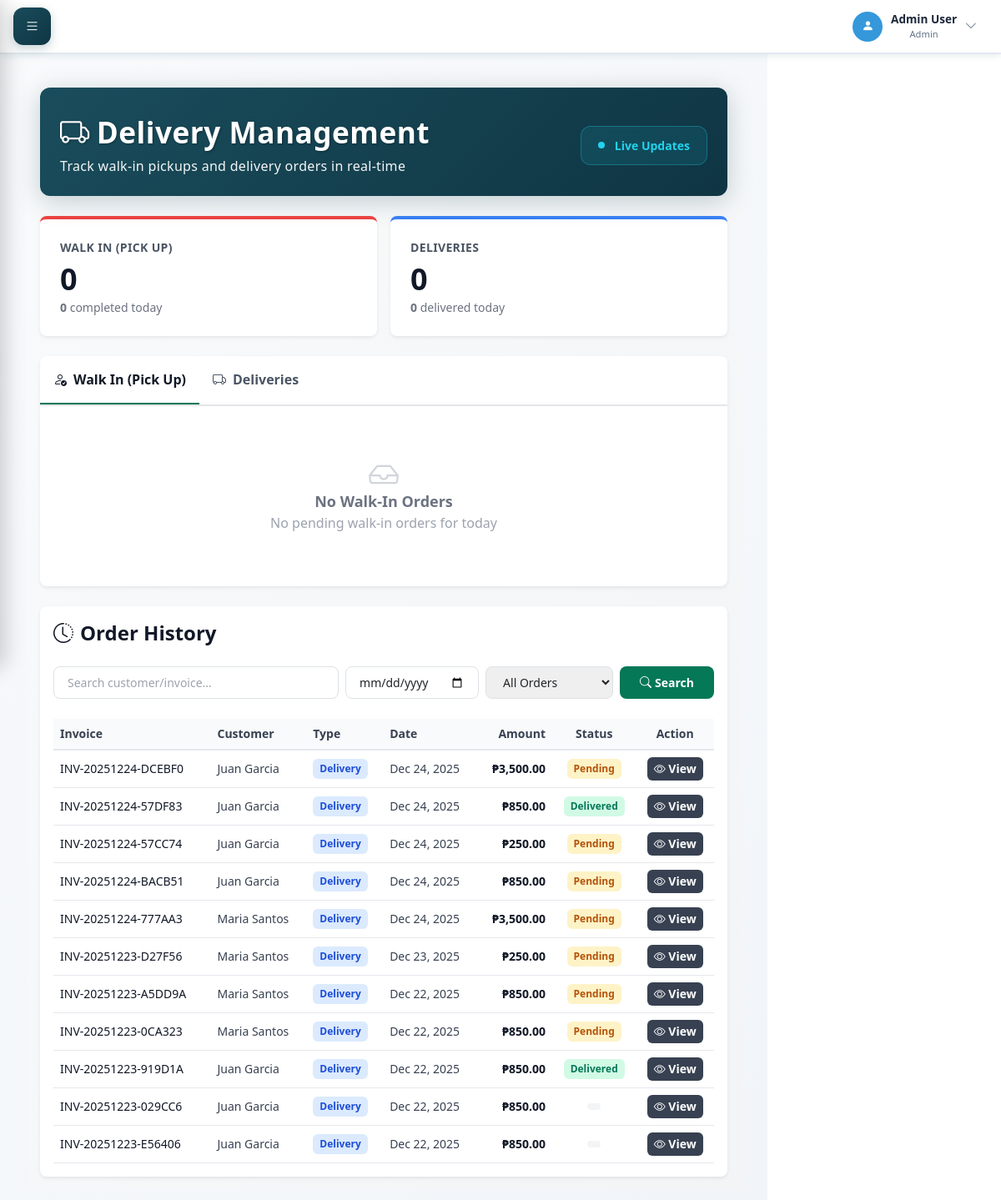
Screenshot of /staff/delivery.php (signed in) with the database file from the repository.
### tables this page shows
CREATE TABLE `deliveries` (
  `delivery_id` int(11) NOT NULL,
  `sale_id` int(11) NOT NULL,
  `customer_id` int(11) NOT NULL,
  `rider_id` int(11) DEFAULT NULL,
  `delivery_address` text NOT NULL,
  `delivery_status` enum('pending','in_transit','delivered','cancelled') DEFAULT 'pending',
  `delivery_date` date DEFAULT NULL,
  `notes` text DEFAULT NULL,
  `created_at` timestamp NOT NULL DEFAULT current_timestamp(),
  `updated_at` timestamp NOT NULL DEFAULT current_timestamp() ON UPDATE current_timestamp()
);

CREATE TABLE `sales` (
  `sale_id` int(11) NOT NULL,
  `invoice_number` varchar(50) NOT NULL,
  `customer_id` int(11) DEFAULT NULL,
  `user_id` int(11) NOT NULL,
  `total_amount` decimal(10,2) NOT NULL,
  `total_capital` decimal(10,2) NOT NULL,
  `total_profit` decimal(10,2) NOT NULL,
  `payment_method` enum('cash','gcash','bank') NOT NULL,
  `status` enum('completed','pending','void') DEFAULT 'completed',
  `void_reason` text DEFAULT NULL,
  `voided_by` int(11) DEFAULT NULL,
  `voided_at` timestamp NULL DEFAULT NULL,
  `created_at` timestamp NOT NULL DEFAULT current_timestamp()
);

CREATE TABLE `customers` (
  `customer_id` int(11) NOT NULL,
  `customer_name` varchar(100) NOT NULL,
  `contact` varchar(20) DEFAULT NULL,
  `address` text DEFAULT NULL,
  `customer_type` enum('regular','commercial') DEFAULT 'regular',
  `status` enum('active','inactive') DEFAULT 'active',
  `created_at` timestamp NOT NULL DEFAULT current_timestamp(),
  `updated_at` timestamp NOT NULL DEFAULT current_timestamp() ON UPDATE current_timestamp()
);

### staff/delivery.php (the view, shortened to what this page needs)
<?php
require_once '../config/database.php';
$walkin_sql = "SELECT d.*,
               s.invoice_number, s.total_amount,
               c.customer_name, c.address, c.contact as customer_phone,
               r.rider_name, r.contact as rider_phone
               FROM deliveries d
               JOIN sales s ON d.sale_id = s.sale_id
               LEFT JOIN customers c ON s.customer_id = c.customer_id
               LEFT JOIN riders r ON d.rider_id = r.rider_id
               WHERE s.customer_id IS NULL
               AND DATE(d.created_at) = CURDATE()
               ORDER BY d.delivery_status ASC, d.created_at DESC";
$walkin_result = mysqli_query($conn, $walkin_sql);
$stats_sql = "SELECT
              SUM(CASE WHEN s.customer_id IS NULL THEN 1 ELSE 0 END) as walkin_total,
              SUM(CASE WHEN s.customer_id IS NULL AND d.delivery_status = 'completed' THEN 1 ELSE 0 END) as walkin_completed,
              SUM(CASE WHEN s.customer_id IS NOT NULL THEN 1 ELSE 0 END) as delivery_total,
              SUM(CASE WHEN s.customer_id IS NOT NULL AND d.delivery_status = 'delivered' THEN 1 ELSE 0 END) as delivery_delivered
              FROM deliveries d
              JOIN sales s ON d.sale_id = s.sale_id
              WHERE DATE(d.created_at) = CURDATE()";
$stats_result = mysqli_query($conn, $stats_sql);
$stats = mysqli_fetch_assoc($stats_result);
$search_query = isset($_GET['search']) ? mysqli_real_escape_string($conn, $_GET['search']) : '';
$search_date = isset($_GET['search_date']) ? mysqli_real_escape_string($conn, $_GET['search_date']) : '';
$history_sql = "SELECT d.*,
                s.invoice_number, s.total_amount, s.payment_method, s.created_at as sale_date,
                c.customer_name, c.address, c.contact as customer_phone,
                r.rider_name, r.contact as rider_phone,
                u.full_name as cashier,
                GROUP_CONCAT(CONCAT(p.product_name, ' (', si.quantity, ')') SEPARATOR ', ') as items_list
                FROM deliveries d
                JOIN sales s ON d.sale_id = s.sale_id
                LEFT JOIN customers c ON s.customer_id = c.customer_id
                LEFT JOIN riders r ON d.rider_id = r.rider_id
                LEFT JOIN users u ON s.user_id = u.user_id
                LEFT JOIN sale_items si ON s.sale_id = si.sale_id
                LEFT JOIN products p ON si.product_id = p.product_id
                WHERE 1=1";
$history_sql .= " GROUP BY d.delivery_id ORDER BY d.created_at DESC LIMIT 100";
$history_result = mysqli_query($conn, $history_sql);
include '../includes/header.php';
?>
<link href="https://cdn.jsdelivr.net/npm/tailwindcss@2.2.19/dist/tailwind.min.css" rel="stylesheet">
<link href="https://cdn.jsdelivr.net/npm/sweetalert2@11.10.0/dist/sweetalert2.min.css" rel="stylesheet">
<div class="main-content">
    <div class="min-h-screen bg-gradient-to-br from-gray-50 to-gray-100 p-3 sm:p-4 md:p-6">
        <div class="max-w-7xl mx-auto">
        <div class="dashboard-header">
            <div class="header-content">
                <h1 class="animate-slide-in">
                    <i class="bi bi-truck me-2"></i>Delivery Management
                </h1>
                <p class="mb-0 animate-fade-in">
                    Track walk-in pickups and delivery orders in real-time
                </p>
            </div>
            <div class="header-actions">
                <div class="real-time-indicator animate-fade-in">
                    <div class="pulse-dot"></div>
                    <span>Live Updates</span>
                </div>
            </div>
        </div>
        <div class="grid grid-cols-1 sm:grid-cols-2 gap-3 md:gap-4 mb-6">
            <div class="bg-white rounded-lg shadow-sm p-4 md:p-6 border-t-4 border-red-500">
                <h3 class="text-xs md:text-sm font-semibold text-gray-600 uppercase tracking-wide">Walk In (Pick Up)</h3>
                <p class="text-3xl md:text-4xl font-bold text-gray-900 mt-2"><?php echo ($stats['walkin_total'] ?? 0); ?></p>
                <p class="text-xs md:text-sm text-gray-500 mt-1">
                    <strong><?php echo ($stats['walkin_completed'] ?? 0); ?></strong> completed today
                </p>
            </div>
            <div class="bg-white rounded-lg shadow-sm p-4 md:p-6 border-t-4 border-blue-500">
                <h3 class="text-xs md:text-sm font-semibold text-gray-600 uppercase tracking-wide">Deliveries</h3>
                <p class="text-3xl md:text-4xl font-bold text-gray-900 mt-2"><?php echo ($stats['delivery_total'] ?? 0); ?></p>
                <p class="text-xs md:text-sm text-gray-500 mt-1">
                    <strong><?php echo ($stats['delivery_delivered'] ?? 0); ?></strong> delivered today
                </p>
            </div>
        </div>
        <div class="bg-white rounded-t-lg shadow-sm border-b overflow-x-auto">
            <div class="flex border-b min-w-max md:min-w-0">
                <button class="section-tab-btn active px-3 md:px-6 py-3 md:py-4 font-semibold text-sm md:text-base text-gray-900 border-b-2 border-green-700 whitespace-nowrap" data-tab="walkin">
                    <i class="bi bi-person-check mr-2"></i>Walk In (Pick Up)
                </button>
                <button class="section-tab-btn px-3 md:px-6 py-3 md:py-4 font-semibold text-sm md:text-base text-gray-600 border-b-2 border-transparent hover:text-gray-900 whitespace-nowrap" data-tab="delivery">
                    <i class="bi bi-truck mr-2"></i>Deliveries
                </button>
            </div>
        </div>
        <div id="walkin-tab" class="tab-content bg-white shadow-sm rounded-b-lg p-3 md:p-6 mb-6">
            <div class="grid grid-cols-1 sm:grid-cols-2 lg:grid-cols-3 gap-3 md:gap-4">
                <?php
                if (mysqli_num_rows($walkin_result) > 0) {
                    while ($item = mysqli_fetch_assoc($walkin_result)):
                ?>
                    <div class="bg-white border border-gray-200 rounded-lg overflow-hidden hover:shadow-md transition">
                        <div class="bg-gradient-to-r from-gray-50 to-gray-100 p-3 md:p-4 border-b">
                            <h4 class="font-semibold text-gray-900 text-sm md:text-base"><?php echo htmlspecialchars($item['invoice_number']); ?></h4>
                            <p class="text-xs md:text-sm text-gray-600">
                                <i class="bi bi-clock mr-1"></i><?php echo date('M d, Y h:i A', strtotime($item['created_at'])); ?>
                            </p>
                        </div>
                        <div class="p-3 md:p-4 space-y-3">
                            <div>
                                <span class="inline-block px-2 md:px-3 py-1 text-xs font-semibold text-white bg-green-600 rounded-full">
                                    <?php echo ucwords(str_replace('_', ' ', $item['delivery_status'])); ?>
                                </span>
                            </div>
                            <div>
                                <p class="text-xs font-semibold text-gray-600 uppercase">Customer</p>
                                <p class="text-sm md:text-base text-gray-900 font-medium">Walk-In</p>
                            </div>
                            <div>
                                <p class="text-xs font-semibold text-gray-600 uppercase">Amount</p>
                                <p class="text-lg md:text-xl font-bold text-green-600">₱<?php echo number_format($item['total_amount'], 2); ?></p>
                            </div>
                            <button onclick="viewOrderDetails(<?php echo $item['sale_id']; ?>)" class="w-full mt-2 px-3 py-2 bg-green-700 text-white text-sm font-semibold rounded hover:bg-green-800 transition">
                                <i class="bi bi-eye mr-1"></i>View Details
                            </button>
                        </div>
                    </div>
                <?php
                    endwhile;
                } else {
                ?>
                    <div class="col-span-full text-center py-8 md:py-12">
                        <i class="bi bi-inbox text-3xl md:text-4xl text-gray-300 mb-2"></i>
                        <h4 class="text-base md:text-lg font-semibold text-gray-500">No Walk-In Orders</h4>
                        <p class="text-sm md:text-base text-gray-400">No pending walk-in orders for today</p>
                    </div>
                <?php } ?>
            </div>
        </div>
        <div class="bg-white rounded-lg shadow-sm p-3 md:p-6">
            <h2 class="text-xl md:text-2xl font-bold text-gray-900 mb-4 flex items-center gap-2">
                <i class="bi bi-clock-history"></i>Order History
            </h2>
            <div class="grid grid-cols-1 md:grid-cols-3 gap-2 md:gap-4 mb-4 md:mb-6">
                <form method="GET" class="flex flex-col md:flex-row gap-2 col-span-1 md:col-span-3">
                    <input type="text" name="search" placeholder="Search customer/invoice..." value="<?php echo htmlspecialchars($search_query); ?>" class="flex-1 px-3 md:px-4 py-2 text-sm border border-gray-300 rounded-lg focus:outline-none focus:ring-2 focus:ring-green-700">
                    <input type="date" name="search_date" value="<?php echo htmlspecialchars($search_date); ?>" class="px-3 md:px-4 py-2 text-sm border border-gray-300 rounded-lg focus:outline-none focus:ring-2 focus:ring-green-700">
                    <select name="filter" class="px-3 md:px-4 py-2 text-sm border border-gray-300 rounded-lg focus:outline-none focus:ring-2 focus:ring-green-700">
                        <option value="all">All Orders</option>
                    </select>
                    <button type="submit" class="px-4 md:px-6 py-2 bg-green-700 text-white font-semibold text-sm rounded-lg hover:bg-green-800 transition whitespace-nowrap">
                        <i class="bi bi-search mr-1"></i>Search
                    </button>
                </form>
            </div>
            <div class="overflow-x-auto">
                <table class="w-full text-xs md:text-sm">
                    <thead>
                        <tr class="border-b-2 border-gray-200 bg-gray-50">
                            <th class="px-2 md:px-4 py-2 md:py-3 text-left font-semibold text-gray-700">Invoice</th>
                            <th class="px-2 md:px-4 py-2 md:py-3 text-left font-semibold text-gray-700">Customer</th>
                            <th class="px-2 md:px-4 py-2 md:py-3 text-left font-semibold text-gray-700 hidden sm:table-cell">Type</th>
                            <th class="px-2 md:px-4 py-2 md:py-3 text-left font-semibold text-gray-700 hidden md:table-cell">Date</th>
                            <th class="px-2 md:px-4 py-2 md:py-3 text-right font-semibold text-gray-700">Amount</th>
                            <th class="px-2 md:px-4 py-2 md:py-3 text-center font-semibold text-gray-700 hidden sm:table-cell">Status</th>
                            <th class="px-2 md:px-4 py-2 md:py-3 text-center font-semibold text-gray-700">Action</th>
                        </tr>
                    </thead>
                    <tbody>
                        <?php
                        if (mysqli_num_rows($history_result) > 0) {
                            while ($row = mysqli_fetch_assoc($history_result)):
                        ?>
                            <tr class="border-b border-gray-200 hover:bg-gray-50">
                                <td class="px-2 md:px-4 py-2 md:py-3 font-medium text-gray-900 text-xs md:text-sm"><?php echo htmlspecialchars($row['invoice_number']); ?></td>
                                <td class="px-2 md:px-4 py-2 md:py-3 text-gray-700 text-xs md:text-sm">
                                    <?php echo htmlspecialchars($row['customer_name'] ?? 'Walk-In'); ?>
                                </td>
                                <td class="px-2 md:px-4 py-2 md:py-3 hidden sm:table-cell">
                                    <?php if ($row['customer_name'] == NULL): ?>
                                        <span class="inline-block px-2 py-1 text-xs font-semibold text-red-700 bg-red-100 rounded">Walk In</span>
                                    <?php else: ?>
                                        <span class="inline-block px-2 py-1 text-xs font-semibold text-blue-700 bg-blue-100 rounded">Delivery</span>
                                    <?php endif; ?>
                                </td>
                                <td class="px-2 md:px-4 py-2 md:py-3 text-gray-700 text-xs md:text-sm hidden md:table-cell">
                                    <?php echo date('M d, Y', strtotime($row['sale_date'])); ?>
                                </td>
                                <td class="px-2 md:px-4 py-2 md:py-3 text-right font-bold text-gray-900 text-xs md:text-sm">
                                    ₱<?php echo number_format($row['total_amount'], 2); ?>
                                </td>
                                <td class="px-2 md:px-4 py-2 md:py-3 text-center hidden sm:table-cell">
                                    <?php
                                    $status_color = [
                                        'pending' => 'bg-yellow-100 text-yellow-700',
                                        'completed' => 'bg-green-100 text-green-700',
                                        'delivered' => 'bg-green-100 text-green-700',
                                        'in_transit' => 'bg-blue-100 text-blue-700'
                                    ];
                                    $color = $status_color[$row['delivery_status']] ?? 'bg-gray-100 text-gray-700';
                                    ?>
                                    <span class="inline-block px-2 py-1 text-xs font-semibold rounded <?php echo $color; ?>">
                                        <?php echo ucwords(str_replace('_', ' ', $row['delivery_status'])); ?>
                                    </span>
                                </td>
                                <td class="px-2 md:px-4 py-2 md:py-3 text-center">
                                    <button onclick="viewOrderDetails(<?php echo $row['sale_id']; ?>)" class="px-2 md:px-3 py-1 text-xs md:text-sm font-semibold text-white bg-gray-700 rounded hover:bg-gray-800 transition whitespace-nowrap">
                                        <i class="bi bi-eye"></i> View
                                    </button>
                                </td>
                            </tr>
                        <?php
                            endwhile;
                        } ?>
                    </tbody>
                </table>
            </div>
        </div>
    </div>
</div>
        </div>
<?php
include '../includes/footer.php';
?>

### rows the page displays
deliveries: sale.invoice_number "INV-20251224-DCEBF0", customer.customer_name "Juan Garcia", sale.created_at "Dec 24, 2025", sale.total_amount "3,500.00", delivery_status "Pending"
deliveries: sale.invoice_number "INV-20251224-57DF83", customer.customer_name "Juan Garcia", sale.created_at "Dec 24, 2025", sale.total_amount "850.00", delivery_status "Delivered"
deliveries: sale.invoice_number "INV-20251224-57CC74", customer.customer_name "Juan Garcia", sale.created_at "Dec 24, 2025", sale.total_amount "250.00", delivery_status "Pending"
deliveries: sale.invoice_number "INV-20251224-BACB51", customer.customer_name "Juan Garcia", sale.created_at "Dec 24, 2025", sale.total_amount "850.00", delivery_status "Pending"
deliveries: sale.invoice_number "INV-20251224-777AA3", customer.customer_name "Maria Santos", sale.created_at "Dec 24, 2025", sale.total_amount "3,500.00", delivery_status "Pending"
deliveries: sale.invoice_number "INV-20251223-D27F56", customer.customer_name "Maria Santos", sale.created_at "Dec 23, 2025", sale.total_amount "250.00", delivery_status "Pending"
deliveries: sale.invoice_number "INV-20251223-A5DD9A", customer.customer_name "Maria Santos", sale.created_at "Dec 22, 2025", sale.total_amount "850.00", delivery_status "Pending"
deliveries: sale.invoice_number "INV-20251223-0CA323", customer.customer_name "Maria Santos", sale.created_at "Dec 22, 2025", sale.total_amount "850.00", delivery_status "Pending"
deliveries: sale.invoice_number "INV-20251223-919D1A", customer.customer_name "Juan Garcia", sale.created_at "Dec 22, 2025", sale.total_amount "850.00", delivery_status "Delivered"
deliveries: sale.invoice_number "INV-20251223-029CC6", customer.customer_name "Juan Garcia", sale.created_at "Dec 22, 2025", sale.total_amount "850.00"
deliveries: sale.invoice_number "INV-20251223-E56406", customer.customer_name "Juan Garcia", sale.created_at "Dec 22, 2025", sale.total_amount "850.00"

### other values shown
substr($name, 0, 20) "Admin User"
$_SESSION['role_name'] "Admin"
$stats['walkin_total'] "0"
$stats['walkin_completed'] "0"
$stats['delivery_total'] "0"
$stats['delivery_delivered'] "0"
